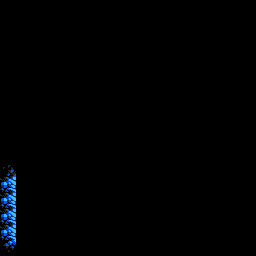

Below is a game level as drawn by its tile map, then a one-line description and the .tmx file that defines it, in full:
An orthogonal 16x16 tile map with 16x16 px tiles, 1 tile layer (main), 2 tilesets and 1 object (l_0_1).

<map version="1.0" orientation="orthogonal" renderorder="right-down" width="16" height="16" tilewidth="16" tileheight="16" nextobjectid="5">
 <tileset firstgid="1" source="../corpus.tsx" />
 <tileset firstgid="12097" source="../../connectors.tsx" />
 <layer name="main" width="16" height="16">
  <data>
   <tile gid="0" />
   <tile gid="0" />
   <tile gid="0" />
   <tile gid="0" />
   <tile gid="0" />
   <tile gid="0" />
   <tile gid="0" />
   <tile gid="0" />
   <tile gid="0" />
   <tile gid="0" />
   <tile gid="0" />
   <tile gid="0" />
   <tile gid="0" />
   <tile gid="0" />
   <tile gid="0" />
   <tile gid="0" />
   <tile gid="0" />
   <tile gid="0" />
   <tile gid="0" />
   <tile gid="0" />
   <tile gid="0" />
   <tile gid="0" />
   <tile gid="0" />
   <tile gid="0" />
   <tile gid="0" />
   <tile gid="0" />
   <tile gid="0" />
   <tile gid="0" />
   <tile gid="0" />
   <tile gid="0" />
   <tile gid="0" />
   <tile gid="0" />
   <tile gid="0" />
   <tile gid="0" />
   <tile gid="0" />
   <tile gid="0" />
   <tile gid="0" />
   <tile gid="0" />
   <tile gid="0" />
   <tile gid="0" />
   <tile gid="0" />
   <tile gid="0" />
   <tile gid="0" />
   <tile gid="0" />
   <tile gid="0" />
   <tile gid="0" />
   <tile gid="0" />
   <tile gid="0" />
   <tile gid="0" />
   <tile gid="0" />
   <tile gid="0" />
   <tile gid="0" />
   <tile gid="0" />
   <tile gid="0" />
   <tile gid="0" />
   <tile gid="0" />
   <tile gid="0" />
   <tile gid="0" />
   <tile gid="0" />
   <tile gid="0" />
   <tile gid="0" />
   <tile gid="0" />
   <tile gid="0" />
   <tile gid="0" />
   <tile gid="0" />
   <tile gid="0" />
   <tile gid="0" />
   <tile gid="0" />
   <tile gid="0" />
   <tile gid="0" />
   <tile gid="0" />
   <tile gid="0" />
   <tile gid="0" />
   <tile gid="0" />
   <tile gid="0" />
   <tile gid="0" />
   <tile gid="0" />
   <tile gid="0" />
   <tile gid="0" />
   <tile gid="0" />
   <tile gid="0" />
   <tile gid="0" />
   <tile gid="0" />
   <tile gid="0" />
   <tile gid="0" />
   <tile gid="0" />
   <tile gid="0" />
   <tile gid="0" />
   <tile gid="0" />
   <tile gid="0" />
   <tile gid="0" />
   <tile gid="0" />
   <tile gid="0" />
   <tile gid="0" />
   <tile gid="0" />
   <tile gid="0" />
   <tile gid="0" />
   <tile gid="0" />
   <tile gid="0" />
   <tile gid="0" />
   <tile gid="0" />
   <tile gid="0" />
   <tile gid="0" />
   <tile gid="0" />
   <tile gid="0" />
   <tile gid="0" />
   <tile gid="0" />
   <tile gid="0" />
   <tile gid="0" />
   <tile gid="0" />
   <tile gid="0" />
   <tile gid="0" />
   <tile gid="0" />
   <tile gid="0" />
   <tile gid="0" />
   <tile gid="0" />
   <tile gid="0" />
   <tile gid="0" />
   <tile gid="0" />
   <tile gid="0" />
   <tile gid="0" />
   <tile gid="0" />
   <tile gid="0" />
   <tile gid="0" />
   <tile gid="0" />
   <tile gid="0" />
   <tile gid="0" />
   <tile gid="0" />
   <tile gid="0" />
   <tile gid="0" />
   <tile gid="0" />
   <tile gid="0" />
   <tile gid="0" />
   <tile gid="0" />
   <tile gid="0" />
   <tile gid="0" />
   <tile gid="0" />
   <tile gid="0" />
   <tile gid="0" />
   <tile gid="0" />
   <tile gid="0" />
   <tile gid="0" />
   <tile gid="0" />
   <tile gid="0" />
   <tile gid="0" />
   <tile gid="0" />
   <tile gid="0" />
   <tile gid="0" />
   <tile gid="0" />
   <tile gid="0" />
   <tile gid="0" />
   <tile gid="0" />
   <tile gid="0" />
   <tile gid="0" />
   <tile gid="0" />
   <tile gid="0" />
   <tile gid="0" />
   <tile gid="0" />
   <tile gid="0" />
   <tile gid="0" />
   <tile gid="4036" />
   <tile gid="0" />
   <tile gid="0" />
   <tile gid="0" />
   <tile gid="0" />
   <tile gid="0" />
   <tile gid="0" />
   <tile gid="0" />
   <tile gid="0" />
   <tile gid="0" />
   <tile gid="0" />
   <tile gid="0" />
   <tile gid="0" />
   <tile gid="0" />
   <tile gid="0" />
   <tile gid="0" />
   <tile gid="4131" />
   <tile gid="0" />
   <tile gid="0" />
   <tile gid="0" />
   <tile gid="0" />
   <tile gid="0" />
   <tile gid="0" />
   <tile gid="0" />
   <tile gid="0" />
   <tile gid="0" />
   <tile gid="0" />
   <tile gid="0" />
   <tile gid="0" />
   <tile gid="0" />
   <tile gid="0" />
   <tile gid="0" />
   <tile gid="4131" />
   <tile gid="0" />
   <tile gid="0" />
   <tile gid="0" />
   <tile gid="0" />
   <tile gid="0" />
   <tile gid="0" />
   <tile gid="0" />
   <tile gid="0" />
   <tile gid="0" />
   <tile gid="0" />
   <tile gid="0" />
   <tile gid="0" />
   <tile gid="0" />
   <tile gid="0" />
   <tile gid="0" />
   <tile gid="4131" />
   <tile gid="0" />
   <tile gid="0" />
   <tile gid="0" />
   <tile gid="0" />
   <tile gid="0" />
   <tile gid="0" />
   <tile gid="0" />
   <tile gid="0" />
   <tile gid="0" />
   <tile gid="0" />
   <tile gid="0" />
   <tile gid="0" />
   <tile gid="0" />
   <tile gid="0" />
   <tile gid="0" />
   <tile gid="4131" />
   <tile gid="0" />
   <tile gid="0" />
   <tile gid="0" />
   <tile gid="0" />
   <tile gid="0" />
   <tile gid="0" />
   <tile gid="0" />
   <tile gid="0" />
   <tile gid="0" />
   <tile gid="0" />
   <tile gid="0" />
   <tile gid="0" />
   <tile gid="0" />
   <tile gid="0" />
   <tile gid="0" />
   <tile gid="4132" />
   <tile gid="0" />
   <tile gid="0" />
   <tile gid="0" />
   <tile gid="0" />
   <tile gid="0" />
   <tile gid="0" />
   <tile gid="0" />
   <tile gid="0" />
   <tile gid="0" />
   <tile gid="0" />
   <tile gid="0" />
   <tile gid="0" />
   <tile gid="0" />
   <tile gid="0" />
   <tile gid="0" />
  </data>
 </layer>
 <objectgroup name="connectors">
  <object id="4" type="l_0_1" gid="12101" x="0" y="176" width="16" height="16" />
 </objectgroup>
</map>
